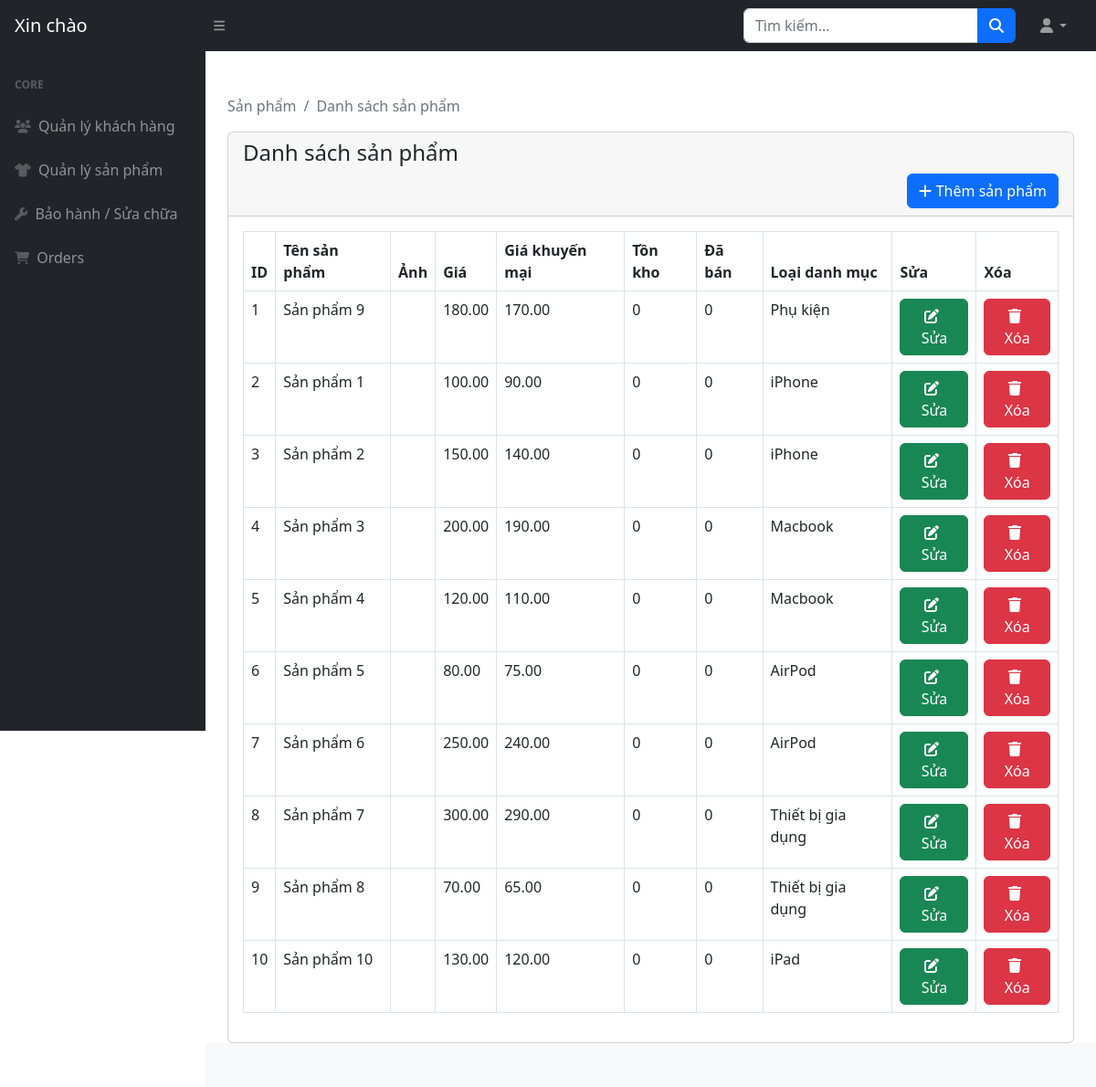
The app's page /admin/Product/myProduct.php (signed in) with its own data.
### tables this page shows
CREATE TABLE IF NOT EXISTS `Product` (
  `ProdId` int NOT NULL AUTO_INCREMENT,
  `ProdName` varchar(250) NOT NULL,
  `ProdDescription` varchar(4000) NOT NULL,
  `ProdImage` varchar(250) NOT NULL,
  `ProdPrice` decimal(18, 2) NOT NULL,
  `ProdPriceSale` decimal(18, 2) not null,
  `ProdQuantity` int NOT NULL,
  `ProdCategoryName` varchar(250) not null,
  `UserId` int,
  PRIMARY KEY (`ProdId`),
  FOREIGN KEY (`ProdCategoryName`) REFERENCES `ProductProperty` (`ProdCategoryName`),
  FOREIGN KEY (`UserId`) REFERENCES `User` (`UserId`)
);

### admin/Product/myProduct.php (the view, shortened to what this page needs)
<?php
include('../../config/config.php');
include('../includes/header.php');
include_once('../includes/navbar_top.php');
include_once('../includes/sidebar.php');
?>
<div class="container-fluid px-4">
    <ol class="breadcrumb mt-5">
        <li class="breadcrumb-item active">Sản phẩm</li>
        <li class="breadcrumb-item active">Danh sách sản phẩm</li>
    </ol>
    <div class="Prod">
        <div class="col-md-12">
            <div class="card">
                <div class="card-header">
                    <h4>Danh sách sản phẩm</h4>
                    <a href="./createProduct.php" class="btn btn-primary float-end">
                        <i class="fa-solid fa-plus" style="margin-right: 5px;"></i>Thêm sản phẩm
                    </a>
                </div>
                <div class="card-body">
                    <table class="table table-bordered">
                        <thead>
                            <tr>
                                <th scope="col">ID</th>
                                <th scope="col">Tên sản phẩm</th>
                                <th scope="col">Ảnh</th>
                                <th scope="col">Giá</th>
                                <th scope="col">Giá khuyến mại</th>
                                <th scope="col">Tồn kho</th>
                                <th scope="col">Đã bán</th>
                                <th scope="col">Loại danh mục</th>
                                <th scope="col">Sửa</th>
                                <th scope="col">Xóa</th>
                            </tr>
                        </thead>
                        <tbody>
                            <?php
                            $sql = "Select * from product";
                            $result = $connection->query($sql);
                            if ($result->num_rows > 0) {
                                while ($Prod = $result->fetch_assoc()) {
                            ?>
                                    <tr>
                                        <td><?= $Prod['ProdId']; ?></td>
                                        <td><?= $Prod['ProdName']; ?></td>
                                        <td style="max-width: 150px"><img style="width: 100%;" src="../../images/<?= $Prod['ProdImage']; ?>" alt=""></td>
                                        <td><?= $Prod['ProdPrice']; ?></td>
                                        <td><?= $Prod['ProdPriceSale']; ?></td>
                                        <td>0</td>
                                        <td>0</td>
                                        <td><?= $Prod["ProdCategoryName"] ?></td>
                                        <td>
                                            <a href="./editProduct.php?ProdId=<?= $Prod['ProdId'] ?>" class="btn btn-success">
                                                <i class="fa-solid fa-pen-to-square" style="margin-right: 5px;"></i>Sửa
                                            </a>
                                        </td>
                                        <td>
                                            <a href="deleteProductAction.php?ProdId=<?php echo $Prod["ProdId"]; ?>" class="btn btn-danger action_delete" value="<?= $Prod['ProdId']; ?>"><i class="fa-solid fa-trash" style="margin-right: 5px;"></i>Xóa
                                            </a>
                                        </td>
                                    <?php } ?>
                                    </tr>
                                <?php
                            }
                                ?>
                        </tbody>
                    </table>
                </div>
            </div>
        </div>
    </div>
</div>
<?php
include_once('../includes/footer.php')
?>
</body>
</html>

### admin/includes/header.php (shortened to what this page needs)
<!DOCTYPE html>
<html lang="en">
    <head>
        <link href="https://cdn.jsdelivr.net/npm/simple-datatables@7.1.2/dist/style.min.css" rel="stylesheet" />
        <link href="../assets/css/styles.css" rel="stylesheet" />
    </head>
    <body class="sb-nav-fixed">
        <?php include_once('../includes/navbar_top.php') ?>
			<div id="layoutSidenav">
				<?php include_once('../includes/sidebar.php') ?>
				<div id="layoutSidenav_content">
                	<main>

### admin/includes/navbar_top.php (shortened to what this page needs)
<nav class="sb-topnav navbar navbar-expand navbar-dark bg-dark">
	<?php
		if(isset($_SESSION['loggedin']) && $_SESSION['loggedin'] == true){
			echo '<a class="navbar-brand ps-3" href="index.php">Xin chào '.$_SESSION['UserName'].'</a>';
		} else {
			header('Location: ../authen/login.php');
		}
	?>
	<button class="btn btn-link btn-sm order-1 order-lg-0 me-4 me-lg-0" id="sidebarToggle" href="#!"><i class="fas fa-bars"></i></button>
	<form class="d-none d-md-inline-block form-inline ms-auto me-0 me-md-3 my-2 my-md-0">
		<div class="input-group">
			<input class="form-control" type="text" placeholder="Tìm kiếm..." aria-describedby="btnNavbarSearch" />
			<button class="btn btn-primary" id="btnNavbarSearch" type="button"><i class="fas fa-search"></i></button>
		</div>
	</form>
	<ul class="navbar-nav ms-auto ms-md-0 me-3 me-lg-4">
		<li class="nav-item dropdown">
			<a class="nav-link dropdown-toggle" id="navbarDropdown" href="#" role="button" data-bs-toggle="dropdown" aria-expanded="false"><i class="fas fa-user fa-fw"></i></a>
		</li>
	</ul>
</nav>

### admin/includes/sidebar.php
<div id="layoutSidenav">
	<div id="layoutSidenav_nav">
		<nav class="sb-sidenav accordion sb-sidenav-dark" id="sidenavAccordion">
			<div class="sb-sidenav-menu">
				<div class="nav">
					<div class="sb-sidenav-menu-heading">Core</div>
					<a class="nav-link" href="../customer/customer_list.php">
						<div class="sb-nav-link-icon"><i class="fas fa-users"></i></div>
						Quản lý khách hàng
					</a>
					<a class="nav-link" href="../Product/myProduct.php">
						<div class="sb-nav-link-icon"><i class="fas fa-shirt"></i></div>
						Quản lý sản phẩm
					</a>
					<a class="nav-link" href="../orders/order_list.php">
						<div class="sb-nav-link-icon"><i class="fa-solid fa-wrench"></i></div>
						Bảo hành / Sửa chữa
					</a>
					<a class="nav-link" href="../orders/order_list.php">
						<div class="sb-nav-link-icon"><i class="fas fa-shopping-cart"></i></div>
						Orders
					</a>
				</div>
			</div>
		</nav>
	</div>
</div>

### admin/includes/footer.php (shortened to what this page needs)
                </main>
                <footer class="py-4 bg-light mt-auto">
                </footer>
            </div>
        </div>
    </body>
</html>

### records on screen
product: ProdId "1", ProdName "Sản phẩm 9", ProdPrice "180.00", ProdPriceSale "170.00", ProdCategoryName "Phụ kiện"
product: ProdId "2", ProdName "Sản phẩm 1", ProdPrice "100.00", ProdPriceSale "90.00", ProdCategoryName "iPhone"
product: ProdId "3", ProdName "Sản phẩm 2", ProdPrice "150.00", ProdPriceSale "140.00", ProdCategoryName "iPhone"
product: ProdId "4", ProdName "Sản phẩm 3", ProdPrice "200.00", ProdPriceSale "190.00", ProdCategoryName "Macbook"
product: ProdId "5", ProdName "Sản phẩm 4", ProdPrice "120.00", ProdPriceSale "110.00", ProdCategoryName "Macbook"
product: ProdId "6", ProdName "Sản phẩm 5", ProdPrice "80.00", ProdPriceSale "75.00", ProdCategoryName "AirPod"
product: ProdId "7", ProdName "Sản phẩm 6", ProdPrice "250.00", ProdPriceSale "240.00", ProdCategoryName "AirPod"
product: ProdId "8", ProdName "Sản phẩm 7", ProdPrice "300.00", ProdPriceSale "290.00", ProdCategoryName "Thiết bị gia dụng"
product: ProdId "9", ProdName "Sản phẩm 8", ProdPrice "70.00", ProdPriceSale "65.00", ProdCategoryName "Thiết bị gia dụng"
product: ProdId "10", ProdName "Sản phẩm 10", ProdPrice "130.00", ProdPriceSale "120.00", ProdCategoryName "iPad"
